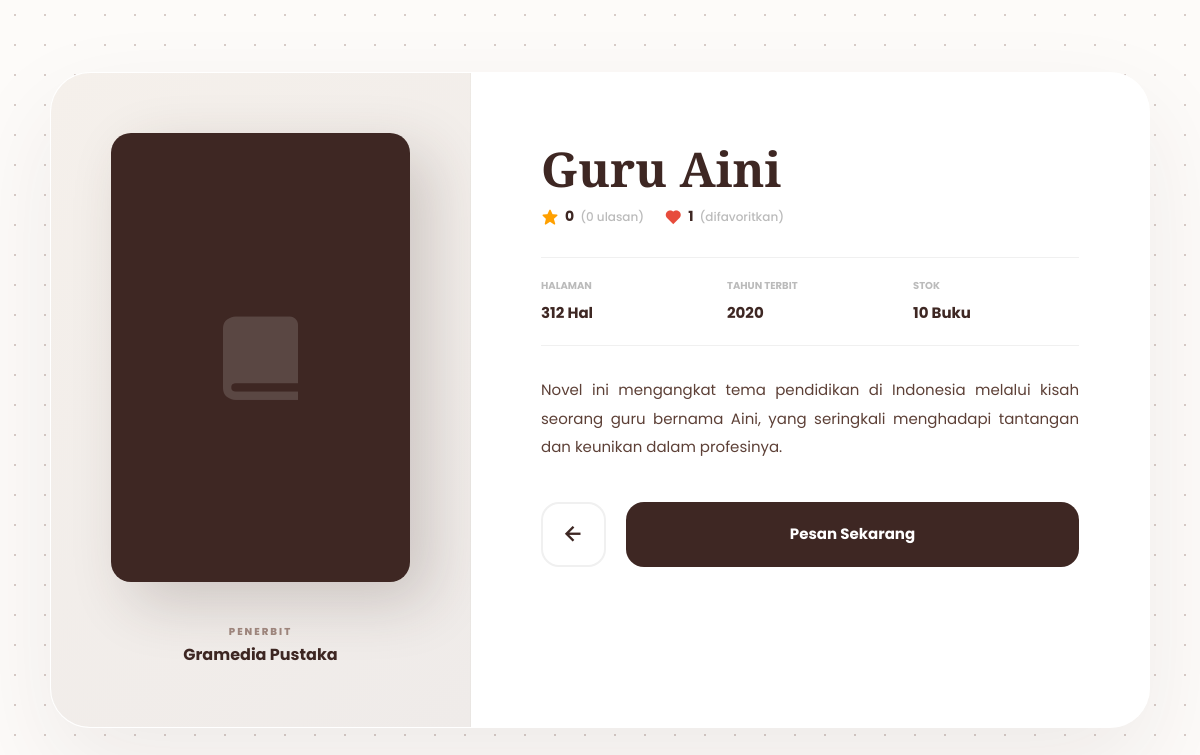
Page /detail.php?id=N_0002 on the committed database.
### tables this page shows
CREATE TABLE `tbl_buku` (
  `id_buku` varchar(10) NOT NULL,
  `judul_buku` varchar(200) NOT NULL,
  `sinopsis_buku` varchar(300) NOT NULL,
  `jumlah_halaman` int(11) NOT NULL,
  `jumlah_buku` int(11) NOT NULL,
  `id_kategori` varchar(10) NOT NULL,
  `id_penerbit` varchar(10) NOT NULL,
  `tahun_terbit` int(11) NOT NULL
);

CREATE TABLE `tbl_penerbit` (
  `id_penerbit` varchar(10) NOT NULL,
  `nama_penerbit` varchar(200) NOT NULL,
  `notlp_penerbit` varchar(18) NOT NULL,
  `nama_sales` varchar(200) NOT NULL,
  `notlp_sales` varchar(18) NOT NULL
);

### detail.php (the view, shortened to what this page needs)
<?php
include 'inc/koneksi.php';
$id_buku = mysqli_real_escape_string($koneksi, $_GET['id']);
$sql = "SELECT b.*, p.nama_penerbit
        FROM tbl_buku b
        LEFT JOIN tbl_penerbit p ON b.id_penerbit = p.id_penerbit
        WHERE b.id_buku = '$id_buku'";
$query = mysqli_query($koneksi, $sql);
$data = mysqli_fetch_array($query);
$q_avg = mysqli_query($koneksi, "SELECT AVG(rating) as rata_rata, COUNT(id_ulasan) as total FROM tbl_ulasan WHERE id_buku = '$id_buku'");
$d_avg = mysqli_fetch_array($q_avg);
$rating = round($d_avg['rata_rata'] ?? 0, 1);
$total_fav = mysqli_num_rows(mysqli_query($koneksi, "SELECT id_favorit FROM tbl_favorit WHERE id_buku = '$id_buku'"));
?>
<!DOCTYPE html>
<html lang="id">
<head>
    <link href='https://unpkg.com/boxicons@2.1.4/css/boxicons.min.css' rel='stylesheet'>
</head>
<body>
<div class="container">
    <div class="detail-card">
        <div class="cover-side">
            <div class="book-frame"><i class='bx bxs-book-alt'></i></div>
            <div style="margin-top: 35px; text-align: center;">
                <span style="font-size: 10px; font-weight: 800; color: #A1887F; letter-spacing: 2px;">PENERBIT</span>
                <p style="font-weight: 700; color: var(--primary); font-size: 16px;"><?php echo $data['nama_penerbit']; ?></p>
            </div>
        </div>
        <div class="info-side">
            <h1 class="title"><?php echo $data['judul_buku']; ?></h1>
            <div class="social-row">
                <div class="social-item">
                    <i class='bx bxs-star' style="color: #FFA000;"></i>
                    <b><?php echo ($rating > 0) ? $rating : '0'; ?></b>
                    <span>(<?php echo $d_avg['total']; ?> ulasan)</span>
                </div>
                <div class="social-item">
                    <i class='bx bxs-heart' style="color: #e74c3c;"></i>
                    <b><?php echo $total_fav; ?></b>
                    <span>(difavoritkan)</span>
                </div>
            </div>
            <div class="meta-grid">
                <div class="meta-item">
                    <span>Halaman</span>
                    <b><?php echo $data['jumlah_halaman']; ?> Hal</b>
                </div>
                <div class="meta-item">
                    <span>Tahun Terbit</span>
                    <b><?php echo $data['tahun_terbit']; ?></b>
                </div>
                <div class="meta-item">
                    <span>Stok</span>
                    <b><?php echo $data['jumlah_buku']; ?> Buku</b>
                </div>
            </div>
            <div class="synopsis-text">
                <p><?php echo nl2br($data['sinopsis_buku']); ?></p>
            </div>
            <div class="action-btns">
                <a href="katalog.php" class="btn-back"><i class='bx bx-left-arrow-alt'></i></a>
                <?php if($data['jumlah_buku'] > 0): ?>
                    <a href="katalog.php?aksi=booking&id=<?php echo $id_buku; ?>" class="btn-booking">Pesan Sekarang</a>
                <?php else: ?>
                    <a href="katalog.php?aksi=booking&id=<?php echo $id_buku; ?>&mode=antre" class="btn-booking" style="background: var(--accent);">Ikut Antrean</a>
                <?php endif; ?>
            </div>
        </div>
    </div>
</div>
</body>
</html>

### detail.php (style rules this page uses)
:root { --primary: #3E2723; --accent: #8D6E63; --bg: #FDFBF9; --glass: rgba(255, 255, 255, 0.8); }
* { margin: 0; padding: 0; box-sizing: border-box; font-family: 'Poppins', sans-serif; }
body { background: var(--bg); background-image: radial-gradient(#D7CCC8 1px, transparent 1px); background-size: 30px 30px; color: var(--primary); min-height: 100vh; display: flex; align-items: center; justify-content: center; padding: 40px 20px; }
.container { max-width: 1100px; width: 100%; animation: slideUp 1s cubic-bezier(0.2, 0.8, 0.2, 1); }
.detail-card { background: var(--glass); backdrop-filter: blur(10px); border-radius: 40px; overflow: hidden; display: grid; grid-template-columns: 420px 1fr; box-shadow: 0 40px 100px rgba(62, 39, 35, 0.08); border: 1px solid rgba(255,255,255,0.6); }
.cover-side { background: linear-gradient(135deg, #F5F0EB 0%, #EFEBE9 100%); padding: 60px; display: flex; flex-direction: column; align-items: center; justify-content: center; border-right: 1px solid rgba(0,0,0,0.03); }
.book-frame { width: 100%; aspect-ratio: 3/4.5; background: var(--primary); border-radius: 20px; display: flex; align-items: center; justify-content: center; box-shadow: 20px 20px 60px rgba(62, 39, 35, 0.2); position: relative; overflow: hidden; }
.book-frame i { font-size: 100px; color: rgba(255,255,255,0.15); }
.info-side { padding: 70px; background: #fff; position: relative; }
.title { font-family: 'Playfair Display', serif; font-size: 48px; font-weight: 900; line-height: 1.1; margin-bottom: 10px; color: var(--primary); }
.social-row { display: flex; gap: 20px; margin-bottom: 25px; }
.social-item { display: flex; align-items: center; gap: 6px; }
.social-item i { font-size: 18px; }
.social-item b { font-size: 14px; color: var(--primary); }
.social-item span { font-size: 12px; color: #BBB; font-weight: 500; }
.meta-grid { display: grid; grid-template-columns: repeat(3, 1fr); gap: 20px; margin: 30px 0; padding: 20px 0; border-top: 1px solid #F0F0F0; border-bottom: 1px solid #F0F0F0; }
.meta-item span { display: block; font-size: 10px; font-weight: 700; color: #BBB; text-transform: uppercase; margin-bottom: 6px; }
.meta-item b { font-size: 15px; color: var(--primary); }
.synopsis-text { font-size: 15px; line-height: 1.9; color: #5D4037; text-align: justify; margin-bottom: 40px; }
.action-btns { display: flex; gap: 20px; }
.btn-booking { flex: 1; padding: 20px; background: var(--primary); color: #fff; text-decoration: none; border-radius: 18px; text-align: center; font-weight: 700; font-size: 15px; transition: 0.4s; }
.btn-back { width: 65px; height: 65px; border-radius: 18px; border: 2px solid #F0F0F0; display: flex; align-items: center; justify-content: center; font-size: 28px; color: var(--primary); text-decoration: none; }

### rows in the picture
tbl_buku: id_penerbit.nama_penerbit "Gramedia Pustaka", judul_buku "Guru Aini", jumlah_halaman "312", tahun_terbit "2020", jumlah_buku "10", sinopsis_buku "Novel ini mengangkat tema pendidikan di Indonesia melalui kisah seorang guru bernama Aini, yang seringkali menghadapi tantangan dan keunikan dalam profesinya."

### other values in the picture
$d_avg['total'] "0"
$total_fav "1"
